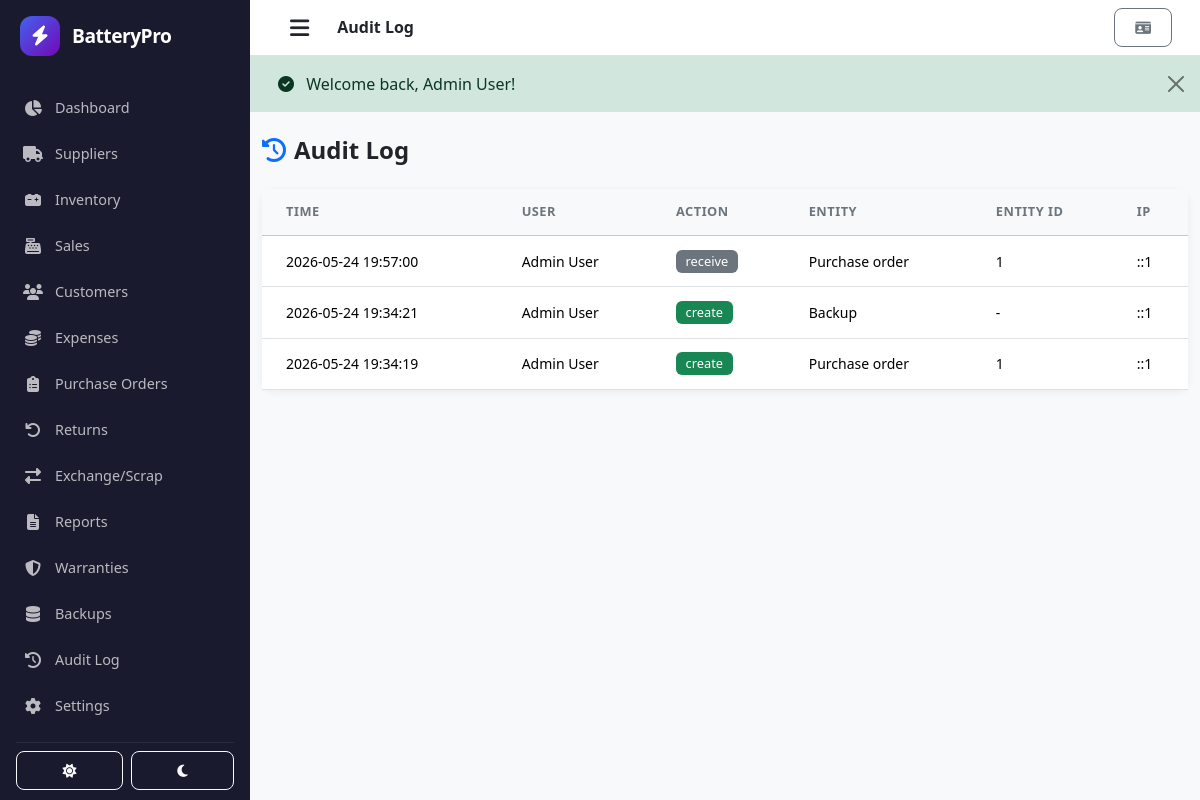
The app's page /audit (signed in) with its own data.
### tables this page shows
CREATE TABLE `audit_log` (
  `id` int(11) NOT NULL AUTO_INCREMENT,
  `user_id` int(11) DEFAULT NULL,
  `action` varchar(50) NOT NULL,
  `entity_type` varchar(50) NOT NULL,
  `entity_id` int(11) DEFAULT NULL,
  `old_values` longtext DEFAULT NULL CHECK (json_valid(`old_values`)),
  `new_values` longtext DEFAULT NULL CHECK (json_valid(`new_values`)),
  `ip_address` varchar(45) DEFAULT NULL,
  `created_at` datetime DEFAULT current_timestamp(),
  PRIMARY KEY (`id`),
  KEY `user_id` (`user_id`),
  CONSTRAINT `audit_log_ibfk_1` FOREIGN KEY (`user_id`) REFERENCES `users` (`id`) ON DELETE SET NULL
);

CREATE TABLE `users` (
  `id` int(11) NOT NULL AUTO_INCREMENT,
  `username` varchar(50) NOT NULL,
  `email` varchar(100) NOT NULL,
  `password` varchar(255) NOT NULL,
  `full_name` varchar(100) NOT NULL,
  `role` enum('admin','staff') DEFAULT 'staff',
  `phone` varchar(20) DEFAULT NULL,
  `profile_image` varchar(255) DEFAULT NULL,
  `last_login` datetime DEFAULT NULL,
  `last_activity` datetime DEFAULT NULL,
  `is_active` tinyint(1) DEFAULT 1,
  `created_at` datetime DEFAULT current_timestamp(),
  `updated_at` datetime DEFAULT current_timestamp() ON UPDATE current_timestamp(),
  PRIMARY KEY (`id`),
  UNIQUE KEY `username` (`username`),
  UNIQUE KEY `email` (`email`)
);

### controllers/AuditController.php (called while the page is built, shortened)
<?php
class AuditController extends BaseController {
    public function index() {
        $db = (new Database())->getConnection();
        $page = max(1, (int)($_GET['page'] ?? 1));
        $perPage = 50;
        $offset = ($page - 1) * $perPage;
        $total = $db->query("SELECT COUNT(*) as c FROM audit_log")->fetch()['c'];
        $logs = $db->prepare("SELECT al.*, u.full_name as user_name FROM audit_log al LEFT JOIN users u ON al.user_id = u.id ORDER BY al.created_at DESC LIMIT ? OFFSET ?");
        $logs->execute([$perPage, $offset]);
        $this->render('audit/index', [
            'title' => 'Audit Log', 'logs' => $logs->fetchAll(),
            'page' => $page, 'totalPages' => ceil($total / $perPage),
        ]);
    }
}

### routes/web.php (called while the page is built, shortened)
<?php
require_once __DIR__ . '/../helpers/Router.php';
require_once __DIR__ . '/../controllers/AuditController.php';
$router = new Router();
$router->add('GET', '/', 'DashboardController@index');
$router->add('GET', '/login', 'AuthController@login');
$router->add('POST', '/login', 'AuthController@login');
$router->add('GET', '/logout', 'AuthController@logout');
$router->add('GET', '/profile', 'AuthController@profile');
$router->add('POST', '/profile', 'AuthController@profile');
$router->add('GET', '/suppliers', 'SupplierController@index');
$router->add('POST', '/suppliers/create', 'SupplierController@create');
$router->add('POST', '/suppliers/edit/{id}', 'SupplierController@edit');
$router->add('GET', '/suppliers/delete/{id}', 'SupplierController@delete');
$router->add('GET', '/batteries', 'BatteryController@index');
$router->add('POST', '/batteries/create', 'BatteryController@create');
$router->add('POST', '/batteries/edit/{id}', 'BatteryController@edit');
$router->add('GET', '/batteries/delete/{id}', 'BatteryController@delete');
$router->add('POST', '/batteries/stock/{id}', 'BatteryController@stock');
$router->add('GET', '/customers', 'CustomerController@index');
$router->add('POST', '/customers/create', 'CustomerController@create');
$router->add('POST', '/customers/edit/{id}', 'CustomerController@edit');
$router->add('GET', '/customers/delete/{id}', 'CustomerController@delete');
$router->add('GET', '/sales', 'SaleController@index');
$router->add('GET', '/sales/create', 'SaleController@create');
$router->add('POST', '/sales/create', 'SaleController@create');
$router->add('GET', '/sales/view/{id}', 'SaleController@view');
$router->add('GET', '/expenses', 'ExpenseController@index');
$router->add('POST', '/expenses/create', 'ExpenseController@create');
$router->add('POST', '/expenses/edit/{id}', 'ExpenseController@edit');
$router->add('GET', '/expenses/delete/{id}', 'ExpenseController@delete');
$router->add('GET', '/purchase-orders', 'PurchaseOrderController@index');
$router->add('GET', '/purchase-orders/create', 'PurchaseOrderController@create');
$router->add('POST', '/purchase-orders/create', 'PurchaseOrderController@create');
$router->add('GET', '/purchase-orders/view/{id}', 'PurchaseOrderController@view');
$router->add('GET', '/purchase-orders/receive/{id}', 'PurchaseOrderController@receive');
$router->add('POST', '/purchase-orders/receive/{id}', 'PurchaseOrderController@receive');
$router->add('GET', '/purchase-orders/cancel/{id}', 'PurchaseOrderController@cancel');
$router->add('GET', '/settings', 'SettingsController@index');
$router->add('POST', '/settings', 'SettingsController@index');
$router->add('GET', '/audit', 'AuditController@index');
$router->add('GET', '/backups', 'BackupController@index');
$router->add('GET', '/backups/create', 'BackupController@create');
$router->add('GET', '/backups/download/{id}', 'BackupController@download');
$router->add('GET', '/warranties', 'WarrantyController@index');
$router->add('GET', '/suppliers/import', 'SupplierController@import');
$router->add('POST', '/suppliers/import', 'SupplierController@import');
$router->add('GET', '/customers/import', 'CustomerController@import');
$router->add('POST', '/customers/import', 'CustomerController@import');
$router->add('GET', '/export/suppliers', 'ExportController@suppliers');
$router->add('GET', '/export/batteries', 'ExportController@batteries');
$router->add('GET', '/export/customers', 'ExportController@customers');
$router->add('GET', '/export/sales', 'ExportController@sales');
$router->add('GET', '/export/expenses', 'ExportController@expenses');
$router->add('GET', '/sales/pdf/{id}', 'PdfController@saleInvoice');
$router->add('GET', '/reports/pdf', 'PdfController@reports');
$router->add('GET', '/returns', 'ReturnController@index');
$router->add('GET', '/returns/create', 'ReturnController@create');
$router->add('POST', '/returns/create', 'ReturnController@create');
$router->add('GET', '/returns/items/{id}', 'ReturnController@getSaleItems');
$router->add('GET', '/exchange', 'ExchangeController@index');
$router->add('GET', '/exchange/scrap/{id}', 'ExchangeController@markScrapped');
$router->add('GET', '/exchange/sold/{id}', 'ExchangeController@markSold');
$router->add('GET', '/reports', 'ReportController@index');
$router->setNotFound(function() {
    header('HTTP/1.0 404 Not Found');
    $title = '404 Not Found';
    $content = '<div class="container text-center mt-5"><h1>404</h1><p>Page not found</p><a href="' . site_url('/') . '" class="btn btn-primary">Back to Dashboard</a></div>';
    require __DIR__ . '/../views/layout.php';
});
$router->dispatch();

### index.php (called while the page is built, shortened)
<?php
require_once __DIR__ . '/routes/web.php';
?>

### views/audit/index.php (the view, shortened to what this page needs)
<div class="container-fluid py-4">
    <h4 class="fw-bold mb-4"><i class="fas fa-history me-2 text-primary"></i>Audit Log</h4>
    <div class="card border-0 shadow-sm">
        <div class="card-body p-0">
            <div class="table-responsive">
                <table class="table table-hover mb-0 small">
                    <thead class="table-light">
                        <tr><th class="ps-4">Time</th><th>User</th><th>Action</th><th>Entity</th><th>Entity ID</th><th>IP</th></tr>
                    </thead>
                    <tbody>
                        <?php if (empty($logs)): ?>
                        <tr><td colspan="6" class="text-center py-4 text-muted">No activity logged yet.</td></tr>
                        <?php else: foreach ($logs as $l): ?>
                        <tr>
                            <td class="ps-4"><?= htmlspecialchars($l['created_at']) ?></td>
                            <td><?= htmlspecialchars($l['user_name'] ?? 'System') ?></td>
                            <td><span class="badge bg-<?= $l['action'] === 'create' ? 'success' : ($l['action'] === 'update' ? 'info' : ($l['action'] === 'delete' ? 'danger' : 'secondary')) ?>"><?= htmlspecialchars($l['action']) ?></span></td>
                            <td><?= htmlspecialchars(ucfirst(str_replace('_', ' ', $l['entity_type']))) ?></td>
                            <td><?= $l['entity_id'] ?? '-' ?></td>
                            <td><?= htmlspecialchars($l['ip_address'] ?? '-') ?></td>
                        </tr>
                        <?php endforeach; endif; ?>
                    </tbody>
                </table>
            </div>
        </div>
    </div>
</div>

### helpers/Router.php (shortened to what this page needs)
<?php
class Router {
    protected $routes = [];
    public function add($method, $path, $callback) {
        $method = strtoupper($method);
        $this->routes[] = [
            'method' => $method,
            'path'   => $this->formatPath($path),
            'callback' => $callback
        ];
    }
    public function dispatch() {
        $requestMethod = $_SERVER['REQUEST_METHOD'];
        if (!empty($_GET['url'])) {
            $requestUri = '/' . ltrim(trim($_GET['url']), '/');
        } else {
            $requestUri = parse_url($_SERVER['REQUEST_URI'], PHP_URL_PATH);
        }
        $requestUri = '/' . trim($requestUri, '/');
        foreach ($this->routes as $route) {
            if ($route['method'] !== $requestMethod) {
                continue;
            }
            $pattern = $this->convertPathToRegex($route['path']);
            if (preg_match($pattern, $requestUri, $matches)) {
                $params = [];
                if (is_callable($route['callback'])) {
                    call_user_func_array($route['callback'], $params);
                } else {
                    $parts = explode('@', $route['callback']);
                    $controllerName = $parts[0];
                    $method = $parts[1] ?? 'index';
                    if (class_exists($controllerName) && method_exists($controllerName, $method)) {
                        $controller = new $controllerName();
                        call_user_func_array([$controller, $method], $params);
                    } else {
                        $this->handleNotFound();
                    }
                }
                return;
            }
        }
    }
    protected function formatPath($path) {
        $path = '/' . trim($path, '/');
        return $path;
    }
    protected function convertPathToRegex($path) {
        $regex = preg_replace('#\{([^}]+)\}#', '(?P<$1>[^/]+)', $path);
        $regex = '#^' . $regex . '$#';
        return $regex;
    }
}

### assets/css/style.css (style rules this page uses)
:root { --primary: #4361ee; --primary-dark: #3a56d4; --primary-light: #eef0ff; --success: #06d6a0; --warning: #ffd166; --danger: #ef476f; --info: #118ab2; --sidebar-bg: #1a1a2e; --sidebar-hover: #162447; --sidebar-active: #0f3460; --sidebar-text: rgba(255,255,255,0.7); --sidebar-width: 250px; --sidebar-collapsed: 0px; --topbar-height: 56px; --gray-100: #f8f9fa; --gray-200: #e9ecef; --gray-300: #dee2e6; --gray-600: #6c757d; --gray-700: #495057; --gray-800: #343a40; --gray-900: #212529; }
body { font-family: 'Segoe UI', -apple-system, BlinkMacSystemFont, system-ui, sans-serif; background: var(--gray-100); overflow-x: hidden; min-height: 100vh; }
.card { border-radius: 12px; border: 1px solid rgba(0,0,0,0.05); }
.table { margin-bottom: 0; }
.table th { font-weight: 600; font-size: 0.8rem; text-transform: uppercase; letter-spacing: 0.5px; color: var(--gray-600); padding: 0.85rem 1rem; white-space: nowrap; }
.table td { padding: 0.85rem 1rem; vertical-align: middle; }
.table-hover tbody tr { transition: background 0.15s ease; }
.table-light th { background: var(--gray-100); }
.badge { font-weight: 500; padding: 0.4em 0.75em; border-radius: 6px; font-size: 0.8rem; }
.shadow-sm { box-shadow: 0 2px 8px rgba(0,0,0,0.06) !important; }

### records on screen
audit_log: created_at "2026-05-24 19:57:00", user.full_name "Admin User", action "receive", entity_type "Purchase order", entity "1", ip_address "::1"
audit_log: created_at "2026-05-24 19:34:21", user.full_name "Admin User", action "create", entity_type "Backup", entity "-", ip_address "::1"
audit_log: created_at "2026-05-24 19:34:19", user.full_name "Admin User", action "create", entity_type "Purchase order", entity "1", ip_address "::1"

### other values on screen
$msg "Welcome back, Admin User!"
